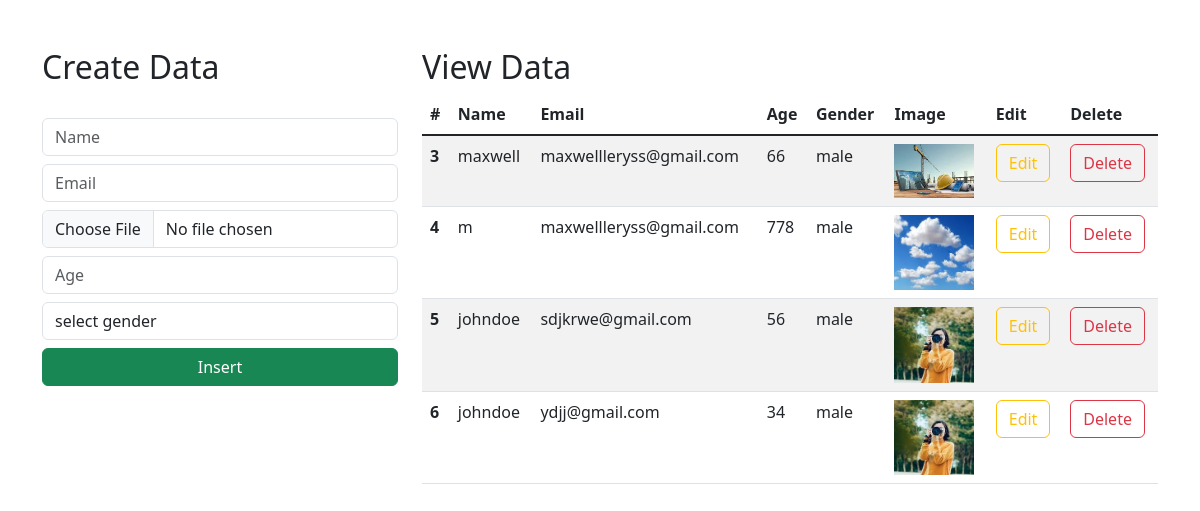
The page / on the database its author committed.
### app/models.py (models this page shows, shortened)
class Student(models.Model):
    name=models.CharField(max_length=25,blank=False,null=False)
    email=models.EmailField()
    age=models.IntegerField()
    gender=models.CharField(max_length=25,blank=False,null=False)
    image = models.ImageField(upload_to='uploads/images', default="logo.png")

### app/views.py (the view)
# urls.py: path('',views.index,name="index"),
def index(request):
    data=Student.objects.all()
    context={"data":data}
    return render(request,"index.html",context)

### app/templates/index.html (shortened to what this page needs)
<!doctype html>
<html lang="en">
    <link href="https://cdn.jsdelivr.net/npm/bootstrap@5.3.0-alpha1/dist/css/bootstrap.min.css" rel="stylesheet">
  <head>
  </head>
  <body>
      <div class="container mt-5">
        <div class="row">
            <div class="col-md-4">
                <h2>Create Data</h2>
                <br>
                <form action="/insert" method="post" enctype="multipart/form-data">
                    <div class="form-group">
                        <input type="text" class="form-control" placeholder="Name" name="name" required>
                    </div>
                    <div class="form-group">
                        <input type="email" class="form-control  mt-2" placeholder="Email" name="email" required>
                    </div>
                    <div class="form-group">
                        <input type="file" class="form-control  mt-2" placeholder="Age" name="image" required>
                    </div>
                    <div class="form-group">
                        <input type="number" class="form-control  mt-2" placeholder="Age" name="age" required>
                    </div>
                    <div class="form-group mt-2">
                        <select id="gender" name="gender" class="form-control" required>
                            <option selected value="">select gender</option>
                        </select>
                    </div>
                    <div class="d-grid gap-2">
                        <button class="btn btn-success mt-2" type="submit">Insert</button>
                    </div>
                </form>
            </div>
            <div class="col-md-8">
                <h2>View Data</h2>
                <table class="table table-striped table-hover">
                    <thead>
                      <tr>
                        <th scope="col">#</th>
                        <th scope="col">Name</th>
                        <th scope="col">Email</th>
                        <th scope="col">Age</th>
                        <th scope="col">Gender</th>
                          <th scope="col">Image</th>
                        <th scope="col">Edit</th>
                        <th scope="col">Delete</th>
                      </tr>
                    </thead>
                    <tbody class="table-group-divider">
                    {% for d in data %}
                      <tr>
                        <th scope="row">{{d.id}}</th>
                        <td>{{d.name}}</td>
                        <td>{{d.email}}</td>
                        <td>{{d.age}}</td>
                        <td>{{d.gender}}</td>
                          <td >
                              <img width="80px" src="media/{{ d.image }}" alt="{{ d.image }}">
                          </td>
                        <td><a href="/update/{{d.id}}" type="button" class="btn btn-outline-warning">Edit</a></td>
                        <td><a href="/delete/{{d.id}}" type="button" class="btn btn-outline-danger">Delete</a></td>
                      </tr>
                    {% endfor %}
                    </tbody>
                  </table>
            </div>
        </div>
      </div>
  </body>
</html>

### rows shown on the page
Student: id "3", name "maxwell", email "maxwellleryss@gmail.com", age "66", gender "male", image (picture)
Student: id "4", name "m", email "maxwellleryss@gmail.com", age "778", gender "male", image (picture)
Student: id "5", name "johndoe", email "sdjkrwe@gmail.com", age "56", gender "male", image (picture)
Student: id "6", name "johndoe", email "ydjj@gmail.com", age "34", gender "male", image (picture)
